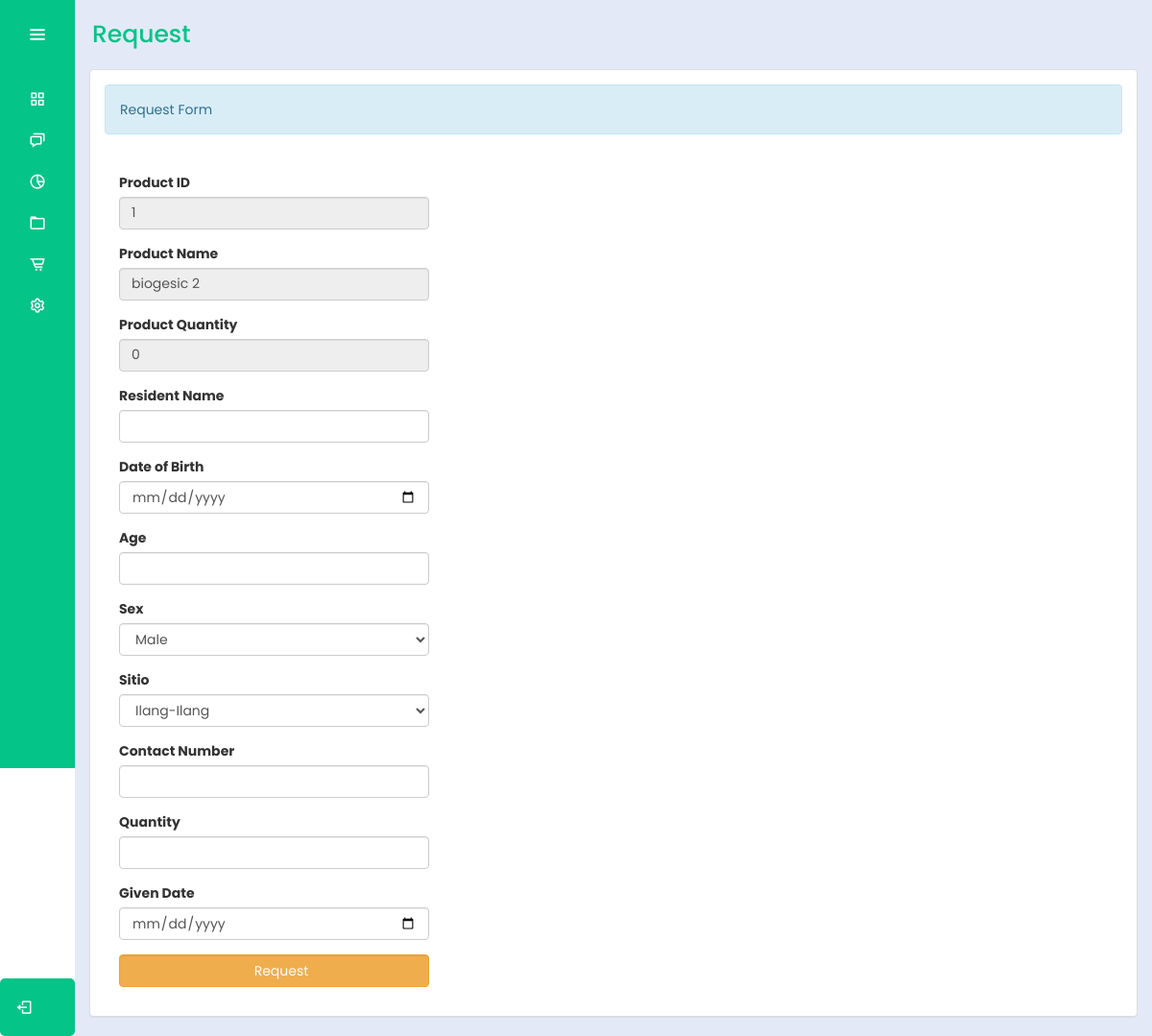
Before: /bhw/request.php?productName=biogesic+2 (signed in) with the older database file.
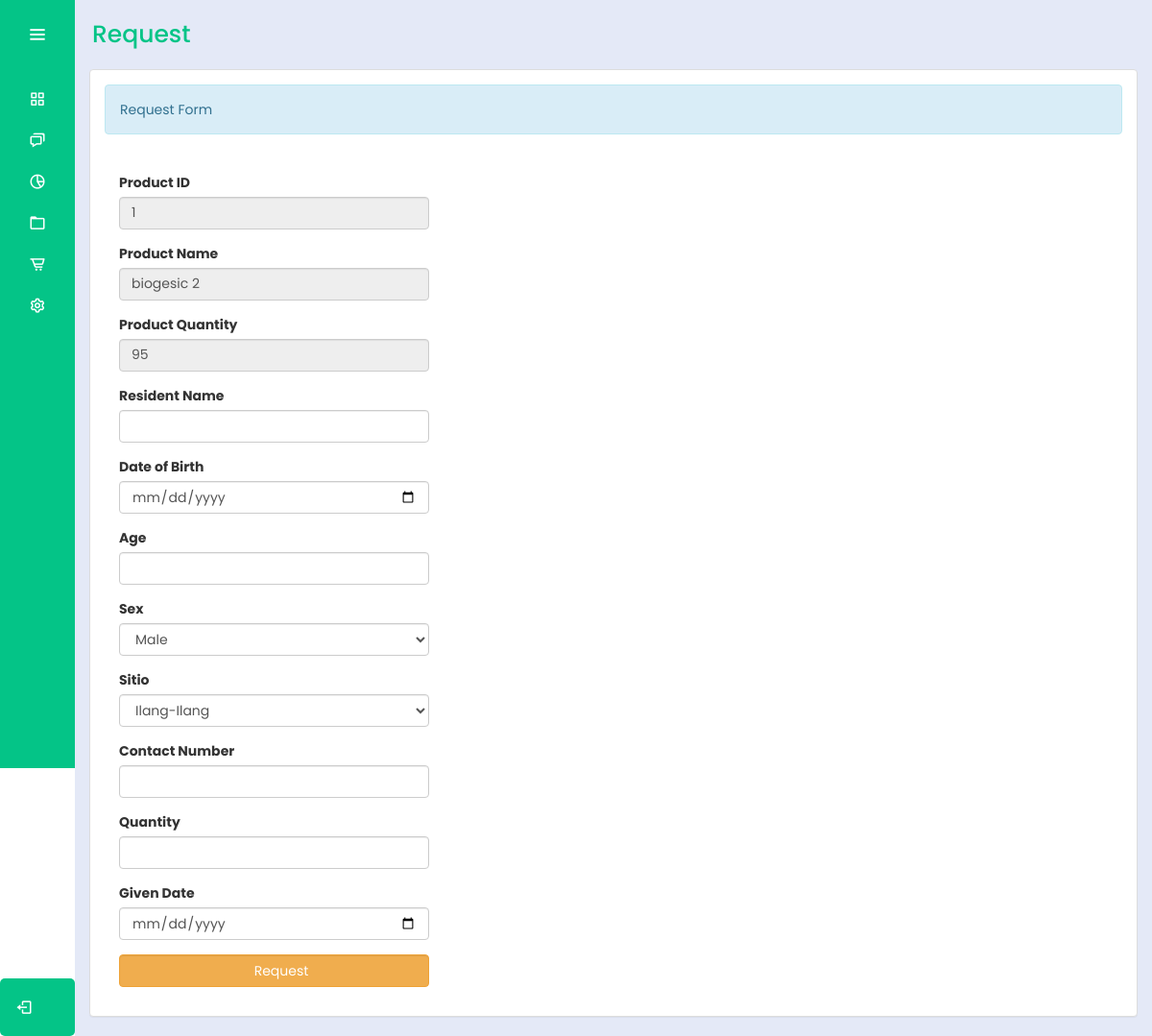
After: the same page with the newer database file.
### tables this page shows
CREATE TABLE `medicines` (
  `productId` int(30) NOT NULL,
  `productName` varchar(100) NOT NULL,
  `quantity1` int(10) NOT NULL,
  `total` int(10) NOT NULL,
  `expDate` date NOT NULL,
  `status` varchar(100) NOT NULL,
  `action` varchar(100) NOT NULL
);

### bhw/request.php (the view, shortened to what the changed rows need)
<?php
@include "../connection/connect.php";
if(isset($_SESSION['user_data'])){
?>
<!DOCTYPE html>
<html lang="en">
<head>
    <link rel="stylesheet" type="text/css" href="../css/bootstrap.css" />
    <link rel="stylesheet" type="text/css" href="../css/style.css" />
    <link rel="stylesheet" href="../cssmainmenu/style.css">
    <link href='https://unpkg.com/boxicons@2.1.4/css/boxicons.min.css' rel='stylesheet'>
</head>
<body>
    <div class="sidebar">
        <div class="logo_details">
            <i class="bx bx-menu" id="btn"></i>
        </div>
        <ul class="nav-list">
            <li>
                <a href="homemedd.php">
                    <i class="bx bx-grid-alt"></i>
                </a>
            </li>
            <li>
                <a href="../logout.php">
                    <i class="bx bx-chat"></i>
                </a>
            </li>
            <li>
                <a href="#">
                    <i class="bx bx-pie-chart-alt-2"></i>
                </a>
            </li>
            <li>
                <a href="userRecMed.php">
                    <i class="bx bx-folder"></i>
                </a>
            </li>
            <li>
                <a href="medicinee.php">
                    <i class="bx bx-cart-alt"></i>
                </a>
            </li>
            <li>
                <a href="#">
                    <i class="bx bx-cog"></i>
                </a>
            </li>
            <li class="profile">
                <div class="profile_details">
                </div>
                <a href="../logout.php" id="log_out">
                    <i class="bx bx-log-out"></i>
                </a>
            </li>
        </ul>
    </div>
    <section class="home-section">
        <div class="text">Request</div>
        <div class="container-fluid">
            <div class="panel panel-default">
                <div class="panel-body">
                    <div class="alert alert-info">Request Form</div>
                    <br />
                    <div class="col-md-4">
                        <?php
                        $productName = isset($_GET['productName']) ? $_GET['productName'] : '';
                        $query = $conn->query("SELECT * FROM `medicines` WHERE productName = '$productName'") or die(mysqli_error());
                        $fetch = $query->fetch_array();
                        ?>
                        <form method="POST" enctype="multipart/form-data">
                            <div class="form-group">
                                <label>Product ID</label>
                                <input type="text" class="form-control" name="productId"
                                    value="<?php echo $fetch['productId']; ?>" readonly />
                            </div>
                            <div class="form-group">
                                <label>Product Name</label>
                                <input type="text" class="form-control" name="productName"
                                    value="<?php echo $fetch['productName']; ?>" readonly />
                            </div>
                            <div class="form-group">
                                <label>Product Quantity</label>
                                <input type="text" class="form-control" name="total"
                                    value="<?php echo $fetch['total']; ?>" readonly />
                            </div>
                            <div class="form-group" required="required">
                                <label>Resident Name</label>
                                <input type="text" class="form-control" name="residentName" required  />
                            </div>
                            <div class="form-group" required="required">
                                <label>Date of Birth</label>
                                <input type="date" class="form-control" name="dateBirth" required/>
                            </div>
                            <div class="form-group" required="required">
                                <label>Age</label>
                                <input type="text" class="form-control" name="age" required />
                            </div>
                            <div class="form-group" required="required">
                                <label>Sex</label>
                                <select class="form-control" required="required" name="sex" required>
                                    <option value="Male">Male</option>
                                </select>
                            </div>
                            <div class="form-group">
                                <label>Sitio</label>
                                <select class="form-control" required="required" name="address" required>
                                    <option value="IlangIlang">Ilang-Ilang</option>
                                </select>
                            </div>
                            <div class="form-group" required="required" >
                                <label>Contact Number</label>
                                <input type="text" class="form-control" name="contactNumber" required />
                            </div>
                            <div class="form-group" required="required" required>
                                <label>Quantity</label>
                                <input type="number"  min="0" max="999999999" class="form-control"
                                    name="quantity_req" required />
                            </div>
                            <div class="form-group" required="required" required>
                                <label>Given Date</label>
                                <input type="date" class="form-control" name="givenDate" required />
                            </div>
                            <div class="form-group">
                                <button name="add_rec" class="btn btn-warning form-control"><i
                                        class="glyphicon glyphicon-edit"></i> Request</button>
                            </div>
						</form>
                    </div>
                </div>
            </div>
        </div>
    </section>
    <?php
}
else{
	header("Location:.././index.php?error=UnAuthorized Access");
}

Changed rows visible on the page:
changed medicines "biogesic 2": total "0" → "95"
